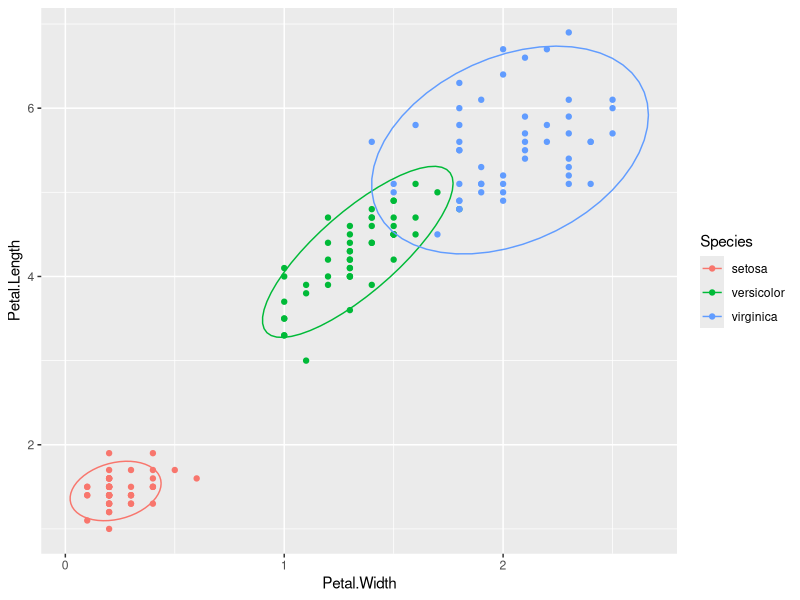
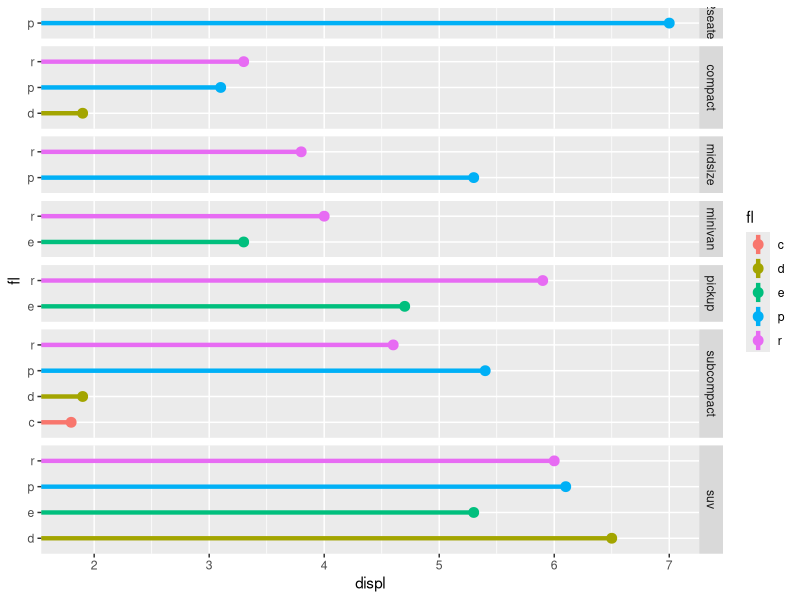

Reproduce these figures in R, in order. (Note: this script raises an error after producing the figures.)

library(tidyverse)
library(forcats)

#Data Wrangling
  head_tail <- 
      function(x, n){
        slice(x, c(1:n, (n()-(n-1)):n()))
      }

#rescale data
    change_range <- 
        function(x, new_min, new_max){
            (x - min(x))/(max(x)-min(x)) * (new_max - new_min) + new_min 
        }
    
    change_range(c(0:10), -10, 10)
    change_range(c(0:10), 0, 255) %>% as.integer()

#round to any increment
    round_down <-
        function (x, accuracy, integer = F) {
            x_sign <- sign(x)
            x_int <- abs(as.integer(x))
            x_dec <- abs(x) - x_int
            
            if (integer == F) {
                get_round <-(x_dec%/%accuracy) * accuracy
                final <- (x_int + get_round) * x_sign
            } else {
                get_round <-(x_int%/%accuracy) * accuracy
                final <- (get_round) * x_sign
            }
            
            return(final)
        }

    round_down(5.343, 0.08)
    round_down(seq(0, 20, 2), 5, T)
    round_down(seq(0, 20, 2), 3, T)
    
#add commas to big #s
    nice_int <- 
        function(x){
          format(x, big.mark = ",", scientific = F)
        }
    
    nice_int(1e6)

#format percents
    nice_pct <- 
        function(fraction, enclose = F, sign = T, d = 0, keep_numeric = F, x100 = T){
            #decimals default to zero unless specified, if convert == F, push it out to 2 places
              decimals <- ifelse((x100 == F & d == 0), 2, d)
            #if number user doesn't want fraction multiplied by 100, then keep orig (*1)
              multiplier <- ifelse(x100 == F, 1, 100)
            #here's rounding result
              x <- round(fraction*multiplier, decimals)
            #add in formatting if  
              if(keep_numeric == F){
                if(sign == T & x100 == T) x <- paste0(x, "%")
                if(enclose == T)          x <- paste0("(", x, ")")
              }
            return(x)
        }
  
    nice_pct(2/7)  
    nice_pct(2/7, enclose = T)
    nice_pct(2/7, keep_numeric = T, d = 4)
    nice_pct(2/7, d = 3, keep_numeric = T, x100 = F)
    nice_pct(2/7, x100 = F)
    nice_pct(2/7, d = 4, x100 = F)

#quickly enclose right, left, or both sides of an object with a symbol  
    enclose <- 
        function(x, symbol = "{_}", side = "b"){
            find_break <- str_locate(symbol, "_")[1]
            start <- str_sub(symbol, 1, find_break-1)
            end <- str_sub(symbol, find_break+1)
            return(paste0(start, x, end))    
        }
    
    enclose("this is a test sentence", "{_}")
    enclose(seq(0,10,2), "_%")
    enclose(seq(0,10,2), "$_ each")

#convert comma-separated values to indicators
convert_to_ind <- function(df, field){
    df %>% 
    mutate_(var = field) %>% 
    distinct(id, var) %>% 
    unnest(split = str_split(var, ",")) %>%
    select(-var) %>% 
    filter(!is.na(split)) %>% 
    mutate(n = 1,
           split = 
               str_replace_all(split, "-", ".") %>% 
               paste0(field, "_", ., "_ind")) %>%
    distinct() %>% 
    spread(split, n, fill = 0)
}

####ggplot extras----
#elipses
    ggplot(iris, aes(Petal.Width, Petal.Length, color = Species)) +
        geom_point() +
        stat_ellipse()

#lollipop chart
    ggplot(mpg, aes(fl, displ, color = fl, group = fl)) +
        facet_grid(class~., scales = "free", space = "free") +
        coord_flip() +
        stat_summary(ymin = 0, fun.ymax = max, geom = "linerange", size = 1.5) +
        stat_summary(fun.y = max, geom = "point", size = 3)

#dumbbells
    mpg %>% 
    group_by(manufacturer) %>% 
    filter(row_number() > 5, 
           n_distinct(model) > 2) %>% 
    ggplot(aes(fct_reorder(model, hwy, fun = min), hwy)) +
        facet_grid(manufacturer~., scales = "free", space = "free") +
        coord_flip() +
        #bars
        stat_summary(fun.ymin = min, fun.ymax = max, color = "grey50", geom = "linerange") +
        #interesting ladder effect
        #stat_summary(aes(group = 1), fun.ymin = min, fun.ymax = max, geom = "ribbon", alpha = .1, fill = "blue") +
        #connect mins
        stat_summary(aes(group = 1), fun.y = min, alpha = .5, color = "grey", size = 1.2, geom = "line") +
        #points
        stat_summary(fun.y = max, color = "grey50", geom = "point", size = 1.5) +
        stat_summary(fun.y = min, shape = 21, fill = "orange", color = "black", stroke = 1, geom = "point", size = 1.5) +
        #extra
        expand_limits(y = 0) + 
        xlab("") +
        theme(strip.text.y = element_text(angle = 0), 
              panel.grid = element_blank(), panel.spacing = unit(.05, "lines"))
